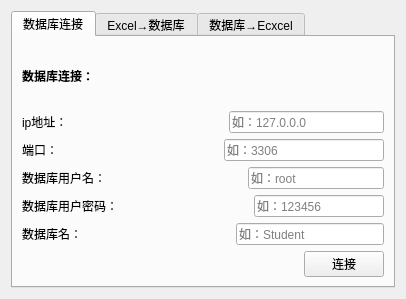
<?xml version="1.0" encoding="UTF-8"?>
<ui version="4.0">
 <class>Form</class>
 <widget class="QWidget" name="Form">
  <property name="geometry">
   <rect>
    <x>0</x>
    <y>0</y>
    <width>406</width>
    <height>299</height>
   </rect>
  </property>
  <property name="windowTitle">
   <string>Excel / SQL 导入导出工具</string>
  </property>
  <property name="autoFillBackground">
   <bool>false</bool>
  </property>
  <layout class="QHBoxLayout" name="horizontalLayout_14">
   <item>
    <widget class="QTabWidget" name="tabWidget">
     <property name="currentIndex">
      <number>0</number>
     </property>
     <widget class="QWidget" name="tab">
      <attribute name="title">
       <string>数据库连接</string>
      </attribute>
      <layout class="QHBoxLayout" name="horizontalLayout_17">
       <item>
        <layout class="QVBoxLayout" name="verticalLayout">
         <item>
          <layout class="QHBoxLayout" name="horizontalLayout">
           <item>
            <widget class="QLabel" name="label">
             <property name="font">
              <font>
               <family>Arial</family>
               <weight>75</weight>
               <bold>true</bold>
              </font>
             </property>
             <property name="text">
              <string>数据库连接：</string>
             </property>
            </widget>
           </item>
           <item>
            <spacer name="horizontalSpacer_9">
             <property name="orientation">
              <enum>Qt::Horizontal</enum>
             </property>
             <property name="sizeHint" stdset="0">
              <size>
               <width>40</width>
               <height>20</height>
              </size>
             </property>
            </spacer>
           </item>
          </layout>
         </item>
         <item>
          <layout class="QHBoxLayout" name="horizontalLayout_2">
           <item>
            <widget class="QLabel" name="label_2">
             <property name="text">
              <string>ip地址：</string>
             </property>
            </widget>
           </item>
           <item>
            <spacer name="horizontalSpacer_3">
             <property name="orientation">
              <enum>Qt::Horizontal</enum>
             </property>
             <property name="sizeHint" stdset="0">
              <size>
               <width>40</width>
               <height>20</height>
              </size>
             </property>
            </spacer>
           </item>
           <item>
            <widget class="QLineEdit" name="ipaddr">
             <property name="placeholderText">
              <string>如：127.0.0.0</string>
             </property>
            </widget>
           </item>
          </layout>
         </item>
         <item>
          <layout class="QHBoxLayout" name="horizontalLayout_3">
           <item>
            <widget class="QLabel" name="label_3">
             <property name="text">
              <string>端口：</string>
             </property>
            </widget>
           </item>
           <item>
            <spacer name="horizontalSpacer_4">
             <property name="orientation">
              <enum>Qt::Horizontal</enum>
             </property>
             <property name="sizeHint" stdset="0">
              <size>
               <width>40</width>
               <height>20</height>
              </size>
             </property>
            </spacer>
           </item>
           <item>
            <widget class="QLineEdit" name="port">
             <property name="placeholderText">
              <string>如：3306</string>
             </property>
            </widget>
           </item>
          </layout>
         </item>
         <item>
          <layout class="QHBoxLayout" name="horizontalLayout_4">
           <item>
            <widget class="QLabel" name="label_5">
             <property name="text">
              <string>数据库用户名：</string>
             </property>
            </widget>
           </item>
           <item>
            <spacer name="horizontalSpacer_5">
             <property name="orientation">
              <enum>Qt::Horizontal</enum>
             </property>
             <property name="sizeHint" stdset="0">
              <size>
               <width>40</width>
               <height>20</height>
              </size>
             </property>
            </spacer>
           </item>
           <item>
            <widget class="QLineEdit" name="DBUserName">
             <property name="placeholderText">
              <string>如：root</string>
             </property>
            </widget>
           </item>
          </layout>
         </item>
         <item>
          <layout class="QHBoxLayout" name="horizontalLayout_5">
           <item>
            <widget class="QLabel" name="label_6">
             <property name="text">
              <string>数据库用户密码：</string>
             </property>
            </widget>
           </item>
           <item>
            <spacer name="horizontalSpacer_6">
             <property name="orientation">
              <enum>Qt::Horizontal</enum>
             </property>
             <property name="sizeHint" stdset="0">
              <size>
               <width>40</width>
               <height>20</height>
              </size>
             </property>
            </spacer>
           </item>
           <item>
            <widget class="QLineEdit" name="DBUserPasswd">
             <property name="echoMode">
              <enum>QLineEdit::Password</enum>
             </property>
             <property name="placeholderText">
              <string>如：123456</string>
             </property>
            </widget>
           </item>
          </layout>
         </item>
         <item>
          <layout class="QHBoxLayout" name="horizontalLayout_6">
           <item>
            <widget class="QLabel" name="label_4">
             <property name="text">
              <string>数据库名：</string>
             </property>
            </widget>
           </item>
           <item>
            <spacer name="horizontalSpacer_7">
             <property name="orientation">
              <enum>Qt::Horizontal</enum>
             </property>
             <property name="sizeHint" stdset="0">
              <size>
               <width>40</width>
               <height>20</height>
              </size>
             </property>
            </spacer>
           </item>
           <item>
            <widget class="QLineEdit" name="DBName">
             <property name="placeholderText">
              <string>如：Student</string>
             </property>
            </widget>
           </item>
          </layout>
         </item>
         <item>
          <layout class="QHBoxLayout" name="horizontalLayout_9">
           <item>
            <spacer name="horizontalSpacer_10">
             <property name="orientation">
              <enum>Qt::Horizontal</enum>
             </property>
             <property name="sizeHint" stdset="0">
              <size>
               <width>40</width>
               <height>20</height>
              </size>
             </property>
            </spacer>
           </item>
           <item>
            <widget class="QPushButton" name="Connect">
             <property name="text">
              <string>连接</string>
             </property>
            </widget>
           </item>
          </layout>
         </item>
        </layout>
       </item>
      </layout>
     </widget>
     <widget class="QWidget" name="tab_3">
      <attribute name="title">
       <string>Excel→数据库</string>
      </attribute>
      <layout class="QHBoxLayout" name="horizontalLayout_19">
       <item>
        <layout class="QVBoxLayout" name="verticalLayout_3">
         <item>
          <layout class="QHBoxLayout" name="horizontalLayout_12">
           <item>
            <widget class="QLabel" name="label_8">
             <property name="font">
              <font>
               <family>Arial</family>
               <weight>75</weight>
               <bold>true</bold>
              </font>
             </property>
             <property name="text">
              <string>导入Excel文件：</string>
             </property>
            </widget>
           </item>
           <item>
            <spacer name="horizontalSpacer_8">
             <property name="orientation">
              <enum>Qt::Horizontal</enum>
             </property>
             <property name="sizeHint" stdset="0">
              <size>
               <width>40</width>
               <height>20</height>
              </size>
             </property>
            </spacer>
           </item>
          </layout>
         </item>
         <item>
          <spacer name="verticalSpacer">
           <property name="orientation">
            <enum>Qt::Vertical</enum>
           </property>
           <property name="sizeHint" stdset="0">
            <size>
             <width>20</width>
             <height>18</height>
            </size>
           </property>
          </spacer>
         </item>
         <item>
          <layout class="QHBoxLayout" name="horizontalLayout_7">
           <item>
            <widget class="QLabel" name="label_7">
             <property name="text">
              <string>Excel导入路径：</string>
             </property>
            </widget>
           </item>
           <item>
            <widget class="QLineEdit" name="ImportDir">
             <property name="placeholderText">
              <string>如：D:\info.xlsx</string>
             </property>
            </widget>
           </item>
          </layout>
         </item>
         <item>
          <spacer name="verticalSpacer_2">
           <property name="orientation">
            <enum>Qt::Vertical</enum>
           </property>
           <property name="sizeHint" stdset="0">
            <size>
             <width>20</width>
             <height>18</height>
            </size>
           </property>
          </spacer>
         </item>
         <item>
          <layout class="QHBoxLayout" name="horizontalLayout_15">
           <item>
            <widget class="QLabel" name="label_11">
             <property name="text">
              <string>导入后的表名：</string>
             </property>
            </widget>
           </item>
           <item>
            <widget class="QLineEdit" name="TableName">
             <property name="placeholderText">
              <string>如：info</string>
             </property>
            </widget>
           </item>
          </layout>
         </item>
         <item>
          <spacer name="verticalSpacer_5">
           <property name="orientation">
            <enum>Qt::Vertical</enum>
           </property>
           <property name="sizeHint" stdset="0">
            <size>
             <width>20</width>
             <height>18</height>
            </size>
           </property>
          </spacer>
         </item>
         <item>
          <layout class="QHBoxLayout" name="horizontalLayout_13">
           <item>
            <spacer name="horizontalSpacer_13">
             <property name="orientation">
              <enum>Qt::Horizontal</enum>
             </property>
             <property name="sizeHint" stdset="0">
              <size>
               <width>40</width>
               <height>20</height>
              </size>
             </property>
            </spacer>
           </item>
           <item>
            <widget class="QPushButton" name="Import">
             <property name="text">
              <string>导入</string>
             </property>
            </widget>
           </item>
          </layout>
         </item>
        </layout>
       </item>
      </layout>
     </widget>
     <widget class="QWidget" name="tab_2">
      <attribute name="title">
       <string>数据库→Ecxcel</string>
      </attribute>
      <layout class="QHBoxLayout" name="horizontalLayout_18">
       <item>
        <layout class="QVBoxLayout" name="verticalLayout_2">
         <item>
          <layout class="QHBoxLayout" name="horizontalLayout_11">
           <item>
            <widget class="QLabel" name="label_9">
             <property name="font">
              <font>
               <family>Arial</family>
               <weight>75</weight>
               <bold>true</bold>
              </font>
             </property>
             <property name="text">
              <string>导出Excel文件：</string>
             </property>
            </widget>
           </item>
           <item>
            <spacer name="horizontalSpacer_11">
             <property name="orientation">
              <enum>Qt::Horizontal</enum>
             </property>
             <property name="sizeHint" stdset="0">
              <size>
               <width>40</width>
               <height>20</height>
              </size>
             </property>
            </spacer>
           </item>
          </layout>
         </item>
         <item>
          <spacer name="verticalSpacer_3">
           <property name="orientation">
            <enum>Qt::Vertical</enum>
           </property>
           <property name="sizeHint" stdset="0">
            <size>
             <width>20</width>
             <height>18</height>
            </size>
           </property>
          </spacer>
         </item>
         <item>
          <layout class="QHBoxLayout" name="horizontalLayout_16">
           <item>
            <widget class="QLabel" name="label_12">
             <property name="text">
              <string>需导出的表名：</string>
             </property>
            </widget>
           </item>
           <item>
            <widget class="QLineEdit" name="tableName2">
             <property name="placeholderText">
              <string>如：Student</string>
             </property>
            </widget>
           </item>
          </layout>
         </item>
         <item>
          <spacer name="verticalSpacer_4">
           <property name="orientation">
            <enum>Qt::Vertical</enum>
           </property>
           <property name="sizeHint" stdset="0">
            <size>
             <width>20</width>
             <height>18</height>
            </size>
           </property>
          </spacer>
         </item>
         <item>
          <layout class="QHBoxLayout" name="horizontalLayout_10">
           <item>
            <widget class="QLabel" name="label_10">
             <property name="text">
              <string>Excel导出路径：</string>
             </property>
            </widget>
           </item>
           <item>
            <widget class="QLineEdit" name="exportDir">
             <property name="placeholderText">
              <string>如：D:\info.xlsx</string>
             </property>
            </widget>
           </item>
          </layout>
         </item>
         <item>
          <spacer name="verticalSpacer_6">
           <property name="orientation">
            <enum>Qt::Vertical</enum>
           </property>
           <property name="sizeHint" stdset="0">
            <size>
             <width>20</width>
             <height>18</height>
            </size>
           </property>
          </spacer>
         </item>
         <item>
          <layout class="QHBoxLayout" name="horizontalLayout_8">
           <item>
            <spacer name="horizontalSpacer_2">
             <property name="orientation">
              <enum>Qt::Horizontal</enum>
             </property>
             <property name="sizeHint" stdset="0">
              <size>
               <width>40</width>
               <height>20</height>
              </size>
             </property>
            </spacer>
           </item>
           <item>
            <widget class="QPushButton" name="Export">
             <property name="text">
              <string>导出</string>
             </property>
            </widget>
           </item>
          </layout>
         </item>
        </layout>
       </item>
      </layout>
     </widget>
    </widget>
   </item>
  </layout>
 </widget>
 <resources/>
 <connections/>
</ui>
